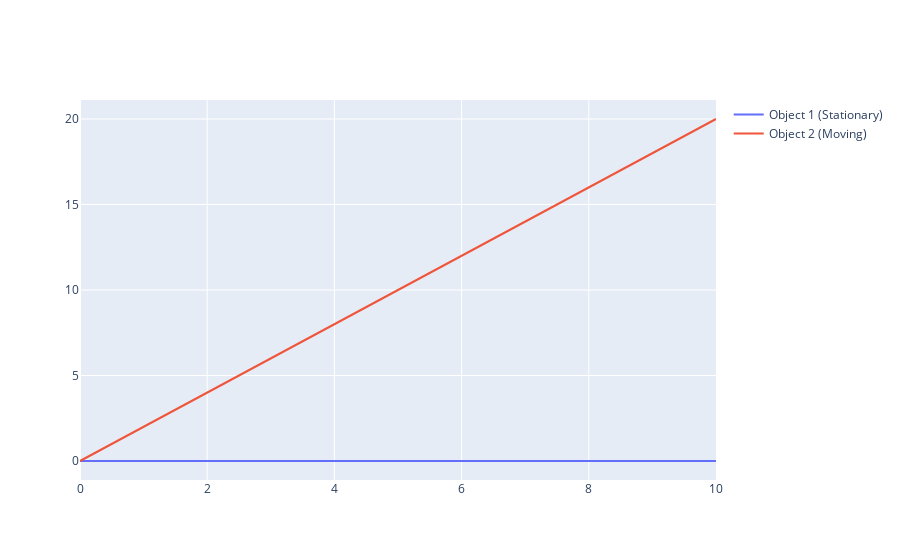

Notebook code for this chart:
### Markdown cell above
b) Use spacetime diagrams to show how the traveler's abrupt change from one frame to anther changes their definition of simultaneity. In the traveller's new frame, their twin is suddenly much older than they.

### Code cell
import plotly.graph_objects as go
import numpy as np

# Time range
t = np.linspace(0, 10, 100)

# Position of object 1 (stationary)
x1 = np.zeros_like(t)

# Position of object 2 (moving with constant velocity)
v = 2  # velocity in units/space per unit time
x2 = v * t

fig = go.Figure()
fig.add_trace(go.Scatter(x=t, y=x1, mode='lines', name='Object 1 (Stationary)'))
fig.add_trace(go.Scatter(x=t, y=x2, mode='lines', name='Object 2 (Moving)'))

# fig.update_layout(title='Interactive Space-Time Diagram',
#                   xaxis_title='Time',
#                   yaxis_title='Position')
